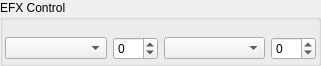
     <widget class="QGroupBox" name="groupBox_efxcontrol">
      <property name="geometry">
       <rect>
        <x>575</x>
        <y>10</y>
        <width>321</width>
        <height>66</height>
       </rect>
      </property>
      <property name="title">
       <string>EFX Control</string>
      </property>
      <widget class="QWidget" name="layoutWidget">
       <property name="geometry">
        <rect>
         <x>5</x>
         <y>15</y>
         <width>311</width>
         <height>45</height>
        </rect>
       </property>
       <layout class="QGridLayout" name="gridLayout_5">
        <item row="1" column="3">
         <widget class="QSpinBox" name="spinBox_efxcontrol2">
          <property name="sizePolicy">
           <sizepolicy hsizetype="Fixed" vsizetype="Fixed">
            <horstretch>0</horstretch>
            <verstretch>0</verstretch>
           </sizepolicy>
          </property>
          <property name="accelerated">
           <bool>true</bool>
          </property>
          <property name="minimum">
           <number>-63</number>
          </property>
          <property name="maximum">
           <number>63</number>
          </property>
         </widget>
        </item>
        <item row="1" column="1">
         <widget class="QSpinBox" name="spinBox_efxcontrol1">
          <property name="sizePolicy">
           <sizepolicy hsizetype="Fixed" vsizetype="Fixed">
            <horstretch>0</horstretch>
            <verstretch>0</verstretch>
           </sizepolicy>
          </property>
          <property name="accelerated">
           <bool>true</bool>
          </property>
          <property name="minimum">
           <number>-63</number>
          </property>
          <property name="maximum">
           <number>63</number>
          </property>
         </widget>
        </item>
        <item row="1" column="0">
         <widget class="QComboBox" name="comboBox_efxcontrol1"/>
        </item>
        <item row="1" column="2">
         <widget class="QComboBox" name="comboBox_efxcontrol2"/>
        </item>
        <item row="0" column="0" colspan="2">
         <widget class="QLabel" name="label_efxcontrol1">
          <property name="text">
           <string/>
          </property>
         </widget>
        </item>
        <item row="0" column="2" colspan="2">
         <widget class="QLabel" name="label_efxcontrol2">
          <property name="text">
           <string/>
          </property>
         </widget>
        </item>
       </layout>
      </widget>
     </widget>
